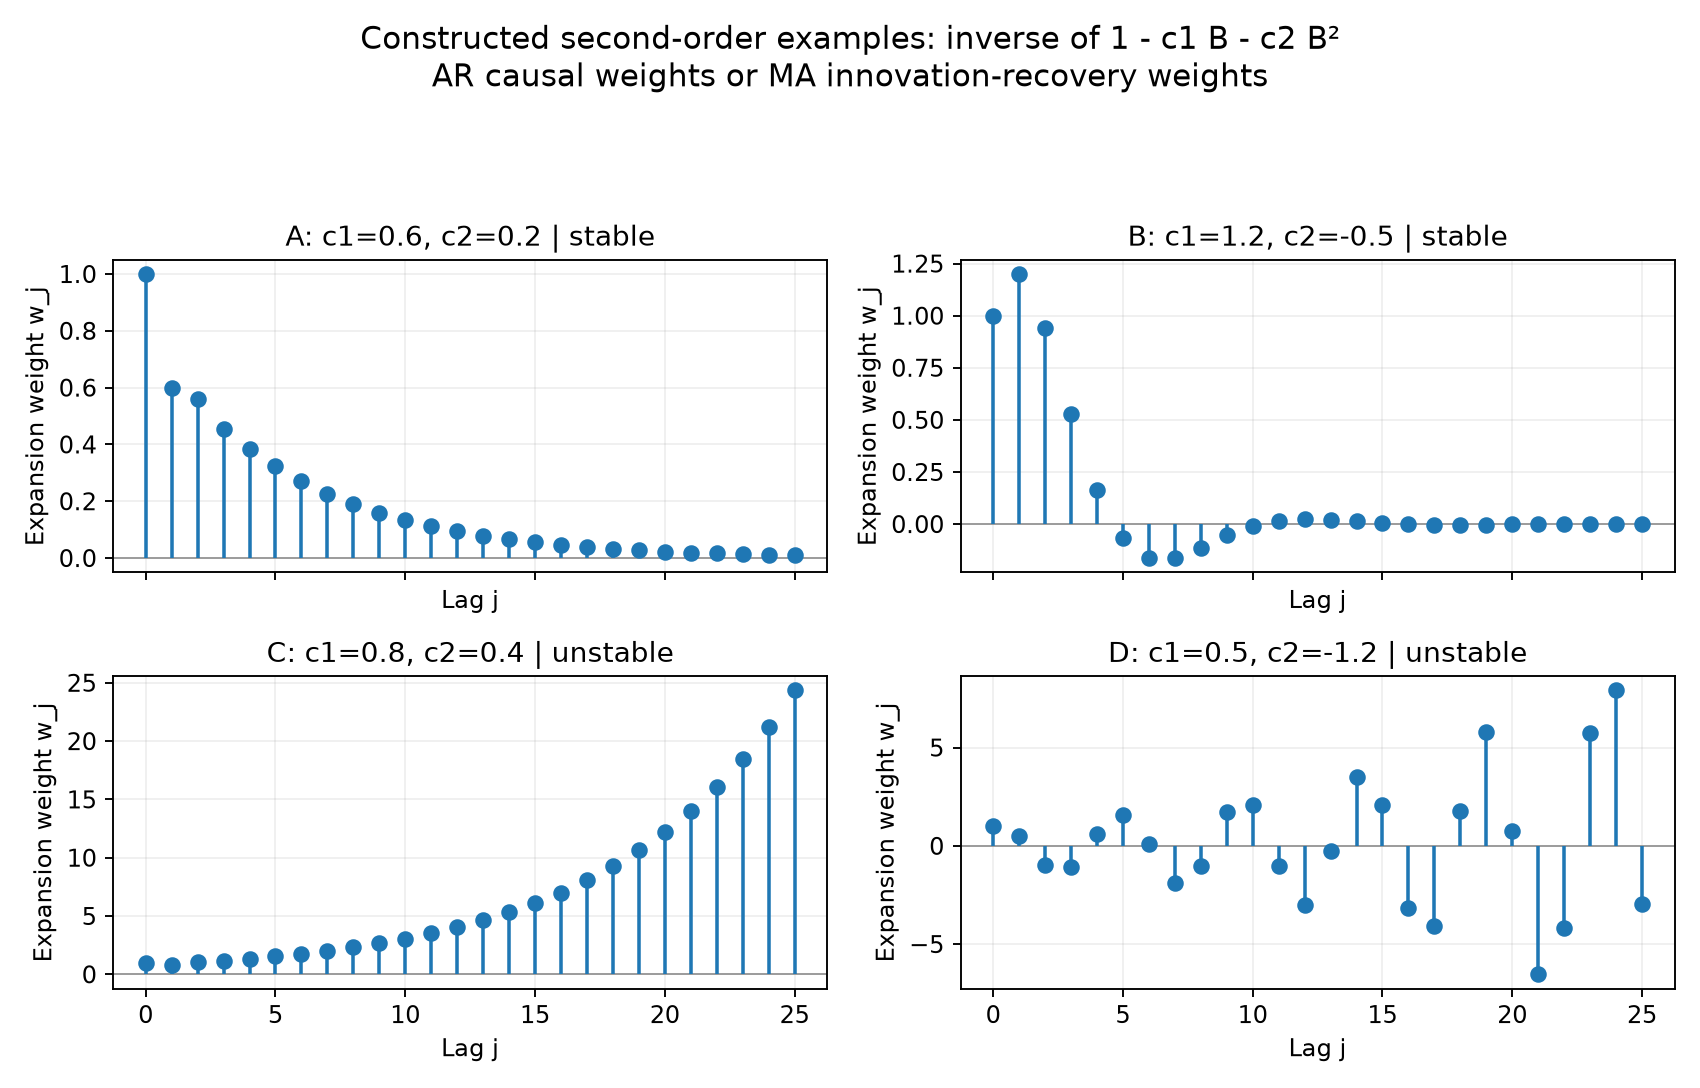

Generate this figure with Python:
import json
from pathlib import Path
import numpy as np
import matplotlib
matplotlib.use('Agg')
import matplotlib.pyplot as plt


def weights(c1, c2, n=26):
    w = np.zeros(n)
    w[0] = 1.0
    for j in range(1, n):
        w[j] = c1*w[j-1] + (c2*w[j-2] if j > 1 else 0.0)
    return w


def check(c1, c2):
    roots = np.roots([-c2, -c1, 1.0])
    tests = [c2 > -1, c1+c2 < 1, c2-c1 < 1]
    return {'c1': c1, 'c2': c2,
            'roots': [{'real': float(r.real), 'imag': float(r.imag), 'modulus': float(abs(r))} for r in roots],
            'inequalities': [bool(t) for t in tests], 'passes': bool(all(tests)),
            'weights': weights(c1, c2).tolist()}


def main():
    cases = [('A', 0.6, 0.2), ('B', 1.2, -0.5), ('C', 0.8, 0.4), ('D', 0.5, -1.2)]
    results = {name: check(c1, c2) for name, c1, c2 in cases}
    fig, axes = plt.subplots(2, 2, figsize=(10, 6.4), sharex=True)
    for ax, (name, c1, c2) in zip(axes.flat, cases):
        result = results[name]
        w = np.array(result['weights'])
        ax.axhline(0, color='0.6', linewidth=0.8)
        ax.stem(np.arange(len(w)), w, basefmt=' ')
        ax.set_title(f'{name}: c1={c1}, c2={c2} | ' + ('stable' if result['passes'] else 'unstable'))
        ax.set_xlabel('Lag j')
        ax.set_ylabel('Expansion weight w_j')
        ax.grid(alpha=0.2)
    fig.suptitle('Constructed second-order examples: inverse of 1 - c1 B - c2 B²\nAR causal weights or MA innovation-recovery weights', fontsize=13)
    fig.tight_layout(rect=(0, 0, 1, 0.91))
    fig.savefig('turn03_weights.png', dpi=170)
    plt.close(fig)
    Path('turn03_weights.json').write_text(json.dumps({'description': 'Fixed illustrative parameters, no data fitted. Weights satisfy w0=1, w1=c1, wj=c1*w(j-1)+c2*w(j-2).', 'cases': results}, indent=2))
    for name, result in results.items():
        print(name, 'root moduli:', [round(r['modulus'], 4) for r in result['roots']], 'tests:', result['inequalities'])


if __name__ == '__main__':
    main()
